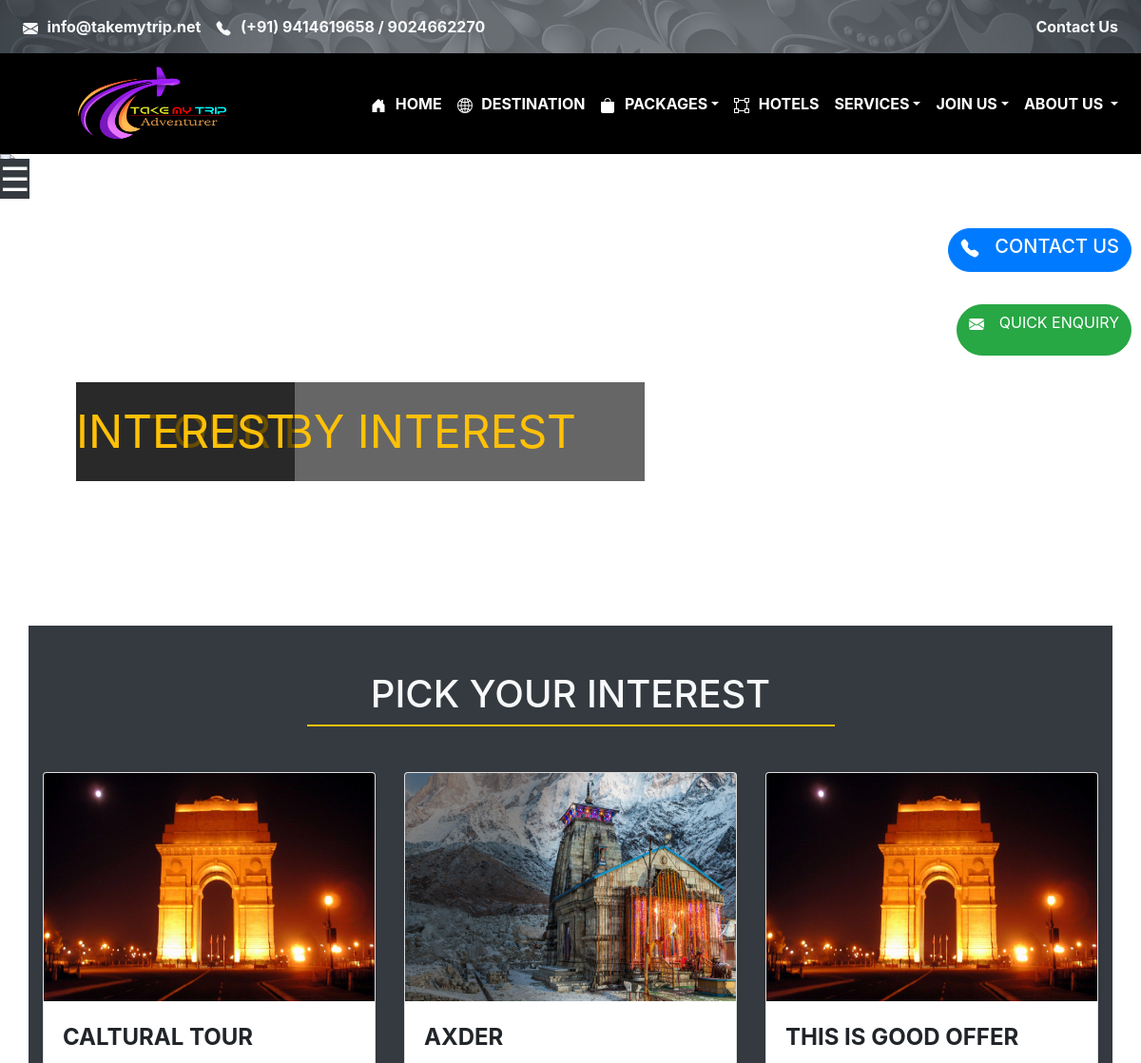
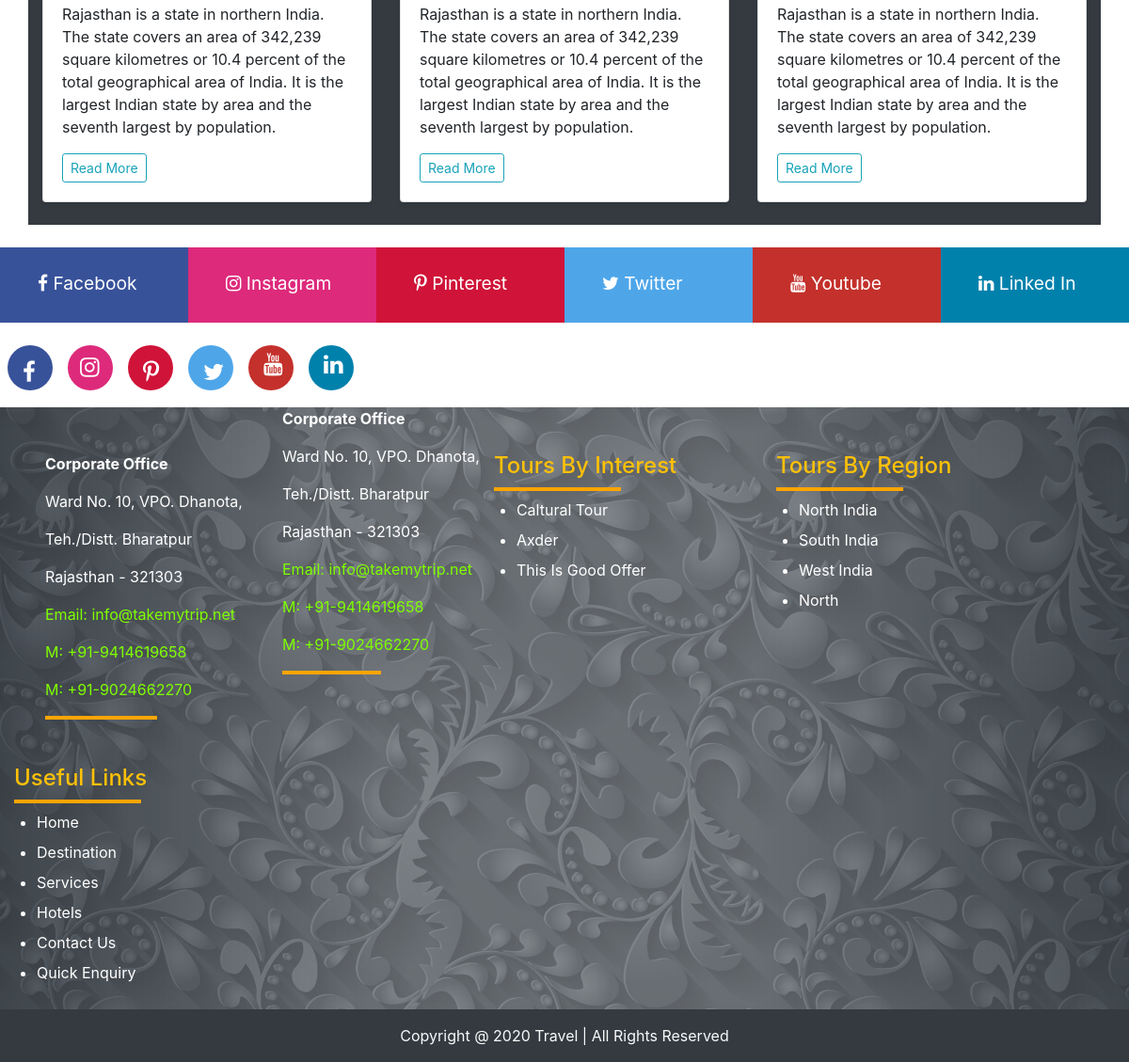
Page /tour/interest on the committed database (2 pictures, top to bottom).
### travelApp/models.py (models this page shows, shortened)
class TourByInterest(models.Model):
    title = models.CharField(max_length=255)
    description = models.TextField()
    image = models.ImageField(
        blank=False, upload_to="image/TourByInterest", null=True)
    class Meta:
        db_table = "TourByInterest"
        verbose_name_plural = "Tour By Interest"

class TourByRegion (models.Model):
    region = models.CharField(max_length=255)
    image = models.ImageField(
        blank=False, upload_to="image/TourByRegion/", null=True)
    description = models.TextField(blank=True, null=True)
    class Meta:
        db_table = "TourByRegion"
        verbose_name_plural = "Tour By Region"

### travelApp/views.py (the view)
# urls.py: path("tour/interest", views.toursByInterest, name="tourByinterest"),
def toursByInterest(request):
    serializerData = serializers.ToursByInterestSerializer()
    return render(request, "tourbyinterest.html", serializerData.data())

### travelApp/templates/tourbyinterest.html (shortened to what this page needs)
{% extends "layout/base.html" %} {% block content %}
<div id="carouselExampleSlidesOnly position-relative" class="carousel slide" data-ride="carousel">
    <div class="carousel-inner">
        <div class="carousel-item active">
            <img src="https://www.indoasia-tours.com/wp-content/uploads/2020/03/banner-2.jpg" class="d-block w-100"
                alt="..." style="height: 30rem;">
        </div>
    </div>
    <div class="position-absolute cust-ban2-head responsive-hide">
        <p class="text-warning mx-5 px-4" style="font-size: 3rem;">{{ "tour by interest"|upper }}</p>
    </div>
    <div class="position-absolute cust-ban2-head responsive-display">
        <p class="text-warning fadeIn" style="font-size: 3rem;">{{ "interest" | upper }}</p>
    </div>
    <div class="position-absolute" style="top:0;">
        {% include "./components/responsive-sidebar.html" %}
    </div>
</div>
<div class="container mt-3 bg-dark">
    <div class="row">
        <h1 class="text-light mt-5 mx-auto responsive-heading-font">{{ "pick your interest"|upper }}</h1>
    </div>
    <div class="border border-warning w-50 mx-auto mb-5"></div>
    <div class="row my-2">
        {% for item in interest %}
        <div class="col-md-4">
            <div class="card mb-4 shadow-sm">
                <img src={{ item.image.url }} class="card-img-top" alt="..." style="height: 15rem;">
                <div class="card-body">
                    <p class="card-title" style="font-size: x-large;"><b>{{ item.title|upper }}</b></p>
                    <p class="card-text">{{ item.description }}</p>
                    <div class="d-flex justify-content-between align-items-center">
                        <div class="btn-group">
                            <a type="button" class="btn btn-sm btn-outline-info" href="/packages/{{item.id}}">Read
                                More</a>
                        </div>
                    </div>
                </div>
            </div>
        </div>
        {% endfor %}
    </div>
</div>
{% endblock %}

### travelApp/templates/layout/base.html (shortened to what this page needs)
{% load static %}
<!DOCTYPE html>
<html lang="en">
  <head>
    <link
      rel="stylesheet"
      href="{% static 'bootstrap/dist/css/bootstrap.min.css' %}"
    />
    <link rel="stylesheet" href="{% static 'css/style.css' %}" />
    <link rel="stylesheet" href="{% static 'css/responsive.css' %}" />
    <link rel="stylesheet" href="https://cdnjs.cloudflare.com/ajax/libs/font-awesome/4.7.0/css/font-awesome.min.css">
  </head>
  <body>
    {% include "../components/header.html" %}
    <div class="position-relative">
    {% include "../components/navbarall.html" %}
    <div class="cust-contact-all-page responsive-hide">
      <div class="position-relative">
        <a href="/contect" class="btn btn-primary rounded rounded-pill my-auto">
          <h5>
            {{"Contact Us"|upper}}
          </h5>
        </a>
      </div>
    </div>
    <div class="cust-contact-all-page responsive-hide" style="top: 20rem">
      <div class="position-relative my-auto">
        <a href="/enquiry" class="btn btn-success rounded rounded-pill my-auto">
          <p>
            {{"Quick Enquiry"|upper}}
          </p>
        </a>
      </div>
    </div>
    </div>
    {% block content%} {% endblock %}
    {% include "../components/socalLinks.html" %}
    {% include "../components/footer.html" %}
  </body>
</html>

### travelApp/templates/components/header.html (shortened to what this page needs)
<nav class="navbar navbar-expand-lg navbar-light cust-top-bar">
    <div class="collapse navbar-collapse" id="navbarSupportedContent">
        <ul class="navbar-nav mr-auto text-light">
            <li class="nav-item active">
                <a class="nav-link text-light " href="#">info@takemytrip.net</a>
            </li>
            <li class="nav-item active">
                <a class="nav-link text-light " href="#">(+91) 9414619658 / 9024662270 </a>
            </li>
        </ul>
        <div>
            <ul class="navbar-nav mr-auto">
                <li class="nav-item active">
                    <a class="nav-link text-light " href="/contect">Contact Us
                    </a>
                </li>
            </ul>
        </div>
    </div>
</nav>

### travelApp/templates/components/navbarall.html (shortened to what this page needs)
<nav class="navbar navbar-expand-lg navbar-light responsive-hide"id="nav_scroll">
    <a class="navbar-brand" href="#"><img src="/media/logo.png" alt="logo" style="width: 10rem; height:5rem; margin: 0; padding: 0; margin-left:4rem;"></a>
    <div class="collapse navbar-collapse" id="navbarSupportedContent">
        <ul class="navbar-nav ml-auto"  id="navbartop">
            <li class="nav-item ">
              <a class="nav-link" href="/">HOME</a>
            </li>
            <li class="nav-item">
                <a  class="nav-link " href="/destination" >DESTINATION</a>
            </li>
            <li class="nav-item dropdown">
                <a class="dropdown-toggle  nav-link" href="#" id="navbarDropdown" role="button"
                data-toggle="dropdown" aria-haspopup="true" aria-expanded="false" ><svg width="1em" height="1em"
                    viewBox="0 0 16 16" class="bi bi-bag-fill" fill="currentColor"
                    xmlns="http://www.w3.org/2000/svg">
                    <path fill-rule="evenodd"
                        d="M8 1a2.5 2.5 0 0 0-2.5 2.5V4h5v-.5A2.5 2.5 0 0 0 8 1zm3.5 3v-.5a3.5 3.5 0 1 0-7 0V4H1v10a2 2 0 0 0 2 2h10a2 2 0 0 0 2-2V4h-3.5z" />
                </svg>PACKAGES</a>
            </li>
            <li class="nav-item">
                <a href="/hotel"  class="nav-link " ><svg width="1em" height="1em" viewBox="0 0 16 16" class="bi bi-bounding-box"
                    fill="currentColor" xmlns="http://www.w3.org/2000/svg">
                    <path fill-rule="evenodd"
                        d="M5 2V0H0v5h2v6H0v5h5v-2h6v2h5v-5h-2V5h2V0h-5v2H5zm6 1H5v2H3v6h2v2h6v-2h2V5h-2V3zm1-2v3h3V1h-3zm3 11h-3v3h3v-3zM4 15v-3H1v3h3zM1 4h3V1H1v3z" />
                </svg>HOTELS</a></li>
        <li class=" nav-item dropdown"><a class="dropdown-toggle nav-link " href="#"  id="navbarDropdown" role="button"
                data-toggle="dropdown" aria-haspopup="true" aria-expanded="false">SERVICES</a>
            </li>
            <li class=" nav-item dropdown">
                <a class="dropdown-toggle nav-link " href="#"  id="navbarDropdown" role="button"
                        data-toggle="dropdown" aria-haspopup="true" aria-expanded="false">JOIN US</a>
            </li>
            <li class="nav-item dropdown">
                <a class="nav-link dropdown-toggle" href="#" id="navbarDropdown" role="button"
                    data-toggle="dropdown" aria-haspopup="true" aria-expanded="false">
                    ABOUT US
                </a>
            </li>
          </ul>
    </div>
  </nav>

### travelApp/templates/components/responsive-sidebar.html (shortened to what this page needs)
<span class="postision-absolute responsive-margin text-white responsive-display bg-dark"
    style="font-size:35px;cursor:pointer;padding:0;" onclick="openNav()">&#9776;</span>

### travelApp/templates/components/socalLinks.html (shortened to what this page needs)
<div class="container-fluid mt-4 responsive-hide">
    <div class="row" id="so-link">
        <div class="col-md-2 cube-wrapper">
            <div class="cube">
                <div class="cube-front py-4 px-3" style="background-color:#38529a;">
                    <a class="m-4" href="https://www.facebook.com/"> <i class="fa fa-facebook"></i>  Facebook</a>
                </div>
            </div>
        </div>
        <div class="col-md-2 cube-wrapper" >
            <div class="cube">
                <div class="cube-front py-4 px-3" style="background-color:#dd2a7b;">
                    <a class="m-4" href="https://www.instagram.com/"><i class="fa fa-instagram"></i>  Instagram</a>
                </div>
            </div>
        </div>
        <div class="cube-wrapper col-md-2" >
            <div class="cube">
                <div class="cube-front py-4 px-3" style="background-color:#d01338;">
                    <a class="m-4" href="https://in.pinterest.com/"><i class="fa fa-pinterest-p"></i> Pinterest</a>
                </div>
            </div>
        </div>
        <div class="cube-wrapper col-md-2" >
            <div class="cube">
                <div class="cube-front py-4 px-3" style="background-color:#4ea6e9;">
                    <a class="m-4" href="https://twitter.com/?lang=en"><i class="fa fa-twitter"></i> Twitter</a>
                </div>
            </div>
        </div>
        <div class="cube-wrapper col-md-2">
            <div class="cube">
                <div class="cube-front py-4 px-3" style="background-color:#c4302b;">
                    <a class="m-4" href="https://www.youtube.com/"><i class="fa fa-youtube"></i> Youtube</a>
                </div>
            </div>
        </div>
        <div class="cube-wrapper col-md-2">
            <div class="cube">
                <div class="cube-front py-4 px-3" style="background-color:#0081ac;">
                    <a class="m-4" href="https://in.linkedin.com/"><i class="fa fa-linkedin"></i>  Linked In</a>
                </div>
            </div>
        </div>
    </div>
</div>
<div class="container-fluid mt-4 responsive-display">
    <div class="row mt-3">
        <ul class="d-flex" id="mo-links">
            <li class="mx-2 rounded-circle"><a href="https://www.facebook.com/"><i class="fa fa-facebook ml-3 my-3"></i></a></li>
            <li class="mx-2 rounded-circle"><a href="https://www.instagram.com/"><i class="fa fa-instagram " style="margin-left:13px;margin-top:11px;"></i></a></li>
            <li class="mx-2 rounded-circle"><a href="https://in.pinterest.com/"><i class="fa fa-pinterest-p ml-3 my-3"></i></a></li>
            <li class="mx-2 rounded-circle"><a href="https://twitter.com/?lang=en"><i class="fa fa-twitter ml-3 my-3"></i></a></li>
            <li class="mx-2 rounded-circle"><a href="https://www.youtube.com/"><i class="fa fa-youtube ml-3 my-2"></i></a></li>
            <li class="mx-2 rounded-circle"><a href="https://in.linkedin.com/"><i class="fa fa-linkedin ml-3 my-2"></i></a></li>
        </ul>
    </div>
</div>

### travelApp/templates/components/footer.html
<div class="footer" style="margin-top:2px;">
    <div class="container-fluid text-white">
        <div class="row responsive-grid">
            <div class="col-3 mt-5 pl-5 w-auto responsive-hide">
                <p><b>Corporate Office</b></p>
                <p>Ward No. 10, VPO. Dhanota,</p>
                <p>Teh./Distt. Bharatpur</p>
                <p>Rajasthan - 321303 </p>
                <p style="color: chartreuse;">Email: info@takemytrip.net</p>
                <p style="color: chartreuse;">M: +91-9414619658</p>
                <p style="color: chartreuse;">M: +91-9024662270</p>
                <div style="border: 2px solid orange; width: 50%;"></div>
            </div>
            <div class="responsive-display responsive-grid">
                <p><b>Corporate Office</b></p>
                <p>Ward No. 10, VPO. Dhanota,</p>
                <p>Teh./Distt. Bharatpur<p>
                <p>Rajasthan - 321303 </p>
                <p style="color: chartreuse;">Email: info@takemytrip.net</p>
                <p style="color: chartreuse;">M: +91-9414619658</p>
                <p style="color: chartreuse;">M: +91-9024662270</p>
                <div style="border: 2px solid orange; width: 50%;"></div>
            </div>
            <div class="col-3 mt-5 ">
                <h4 class="text-warning responsive-footer-heading" >Tours By Interest</h4>
                <div style="border: 2px solid orange; width: 50%;"></div>
                <ul class="ml-4">
                    {% for i in footer.interestTitleList %}
                    <li class="mt-2"><a href="/packages/{{i.id}}"
                            class="text-decoration-none text-white">{{i.name|title}}</a></li>
                    {% endfor %}
                </ul>
            </div>
            <div class="col-3 mt-5">
                <h4 class="text-warning responsive-footer-heading" >Tours By Region</h4>
                <div style="border: 2px solid orange; width: 50%;"></div>
                <ul class="ml-4">
                    {% for i in footer.regionTitleList %}
                    <li class="mt-2"><a href="/region/{{i.id}}"
                            class="text-decoration-none text-white">{{i.name|title}}</a></li>
                    {% endfor %}
                </ul>
            </div>
            <div class="col-3 mt-5">
                <h4 class="text-warning responsive-footer-heading" >Useful Links</h4>
                <div style="border: 2px solid orange; width: 50%;"></div>
                <ul class="ml-4">
                    <li class="mt-2"><a class="text-decoration-none text-white" href="/home">Home</a></li>
                    <li class="mt-2"><a class="text-decoration-none text-white" href="/destination">Destination</a>
                    </li>
                    <li class="mt-2"><a class="text-decoration-none text-white" href="/service">Services</a></li>
                    <li class="mt-2"><a class="text-decoration-none text-white" href="/hotel">Hotels</a></li>
                    <li class="mt-2"><a class="text-decoration-none text-white" href="/contect">Contact Us</a></li>
                    <li class="mt-2"><a class="text-decoration-none text-white" href="/enquiry">Quick Enquiry</a></li>
                </ul>
            </div>
        </div>
    </div>
</div>
<div class="w-100 text-light bg-dark">
    <div class="container">
        <div class="row justify-content-center p-3">
            Copyright @ 2020 Travel | All Rights Reserved
        </div>
    </div>
</div>

### rows in the picture
TourByInterest: image (picture), title "CALTURAL TOUR", description "Rajasthan is a state in northern India. The state covers an area of 342,239 square kilometres or 10.4 percent of the total geographical area of India. It is the largest Indian state by area and the seventh largest by population.", name "Caltural Tour"
TourByInterest: image (picture), title "AXDER", description "Rajasthan is a state in northern India. The state covers an area of 342,239 square kilometres or 10.4 percent of the total geographical area of India. It is the largest Indian state by area and the seventh largest by population.", name "Axder"
TourByInterest: image (picture), title "THIS IS GOOD OFFER", description "Rajasthan is a state in northern India. The state covers an area of 342,239 square kilometres or 10.4 percent of the total geographical area of India. It is the largest Indian state by area and the seventh largest by population.", name "This Is Good Offer"
TourByRegion: name "North India"
TourByRegion: name "South India"
TourByRegion: name "West India"
TourByRegion: name "North"

### other values in the picture
{{ "Contact Us"|upper }} "CONTACT US"
{{ "Quick Enquiry"|upper }} "QUICK ENQUIRY"
{{ "tour by interest"|upper }} "TOUR BY INTEREST"
{{ "interest" | upper }} "INTEREST"
{{ "pick your interest"|upper }} "PICK YOUR INTEREST"
